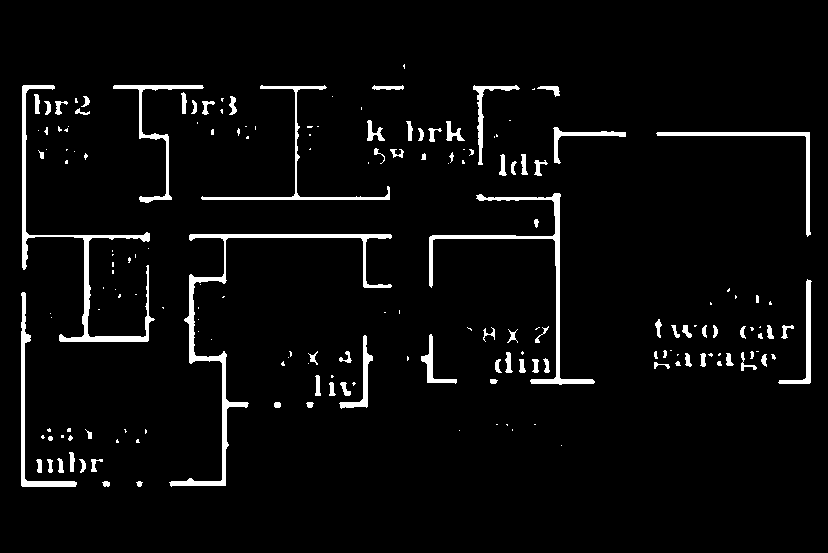
#> input picture sea051-lvl1-li-bl-lg.png, 828 x 553 px, found by its file name
$ jupyter execute Untitled5.ipynb
#> lines starting #> are read from the running program, lines starting #| are printed output that depends on the picture; after the words box and inside, x2 and y2 are one past the last pixel; in counts of white or black regions, pixels touching at a corner belong together
[cell 1]
import os
import random
import matplotlib.pyplot as plt
import matplotlib.image as mpimg
import numpy as np
import cv2
import math as m
import random as rn
import json

[cell 2]
b_im='/home/bvr/data/grapheks/box_thresh/sea051-lvl1-li-bl-lg.png'
img=cv2.imread(b_im)
#> img is the input picture: shape (553, 828, 3); values 0 (black) and 252 (white), 4.2% white; 181 white regions (94 under 20 px), largest, box (x1, y1, x2, y2) and area: (169, 234, 392, 487) 2947, (22, 85, 155, 342) 2551, (429, 193, 595, 385) 2098
plt.imshow(img)

[cell 3]
y_max,x_max,_= img.shape
#> y_max = 553; x_max = 828
print(img.shape)
#| (553, 828, 3)

[cell 4]
XY=[(0,2752,828,-336),(0,410,828,194)]

[cell 5]
for x0,y0,x1,y1 in XY:
    cv2.line(img,(x0,y0),(x1,y1),(255,0,0),1)
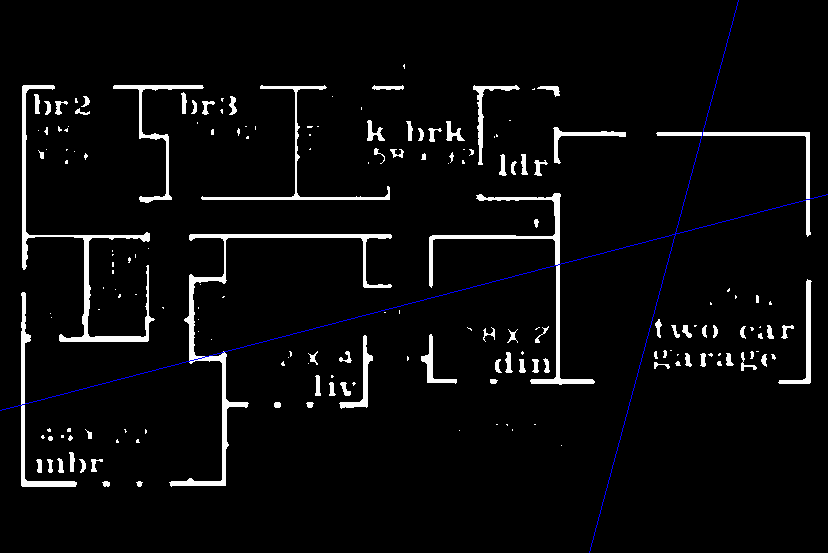
#> img: shape (553, 828, 3); 0.3% of pixels changed, all inside (x1, y1, x2, y2) = (0, 0, 828, 553)

[cell 6]
cv2.imwrite('/home/siddharth/code/pr1/test_img.png',img)
#> Out = True
